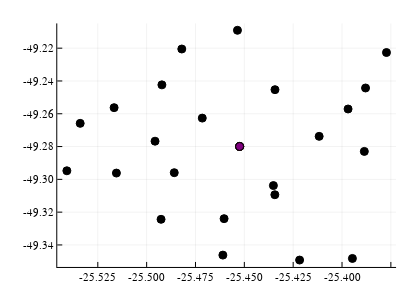

This figure's notebook cell:
### Code cell
scatter([Pontos[:,1]], [Pontos[:,2]], leg=false, c=:black)
scatter!([-25.45241162], [-49.27994214], c=:blue, leg=false)
scatter!([-25.45241139], [-49.27994237], c=:red, leg=false)
scatter!([-25.45241148], [-49.2799425 ], c=:green, leg=false)
scatter!([-25.45241153], [-49.27994252], c=:yellow, leg=false) 
scatter!([-25.45241147], [-49.27994246], c=:purple, leg=false)

### Figure 1 — Plotly figure (JSON) as saved in the notebook; plotly's stock layout.template omitted (floating-point values rounded to 4 significant figures)
{"data": [{"colorbar": {"title": ""}, "legendgroup": "y1", "marker": {"color": "rgba(0, 0, 0, 1.000)", "line": {"color": "rgba(0, 0, 0, 1.000)", "width": 1}, "size": 8, "symbol": "circle"}, "mode": "markers", "name": "y1", "showlegend": true, "type": "scatter", "x": [-25.48, -25.41, -25.45, -25.49, -25.42, -25.52, -25.44, -25.47, -25.38, -25.49, -25.52, -25.46, -25.49, -25.53, -25.43, -25.39, -25.43, -25.5, -25.45, -25.46, -25.54, -25.4, -25.39, -25.39], "xaxis": "x", "y": [-49.22, -49.27, -49.28, -49.3, -49.35, -49.3, -49.3, -49.26, -49.22, -49.24, -49.26, -49.35, -49.32, -49.27, -49.31, -49.24, -49.25, -49.28, -49.21, -49.32, -49.29, -49.26, -49.35, -49.28], "yaxis": "y", "zmax": null, "zmin": null}, {"colorbar": {"title": ""}, "legendgroup": "y2", "marker": {"color": "rgba(0, 0, 255, 1.000)", "line": {"color": "rgba(0, 0, 0, 1.000)", "width": 1}, "size": 8, "symbol": "circle"}, "mode": "markers", "name": "y2", "showlegend": true, "type": "scatter", "x": [-25.45], "xaxis": "x", "y": [-49.28], "yaxis": "y", "zmax": null, "zmin": null}, {"colorbar": {"title": ""}, "legendgroup": "y3", "marker": {"color": "rgba(255, 0, 0, 1.000)", "line": {"color": "rgba(0, 0, 0, 1.000)", "width": 1}, "size": 8, "symbol": "circle"}, "mode": "markers", "name": "y3", "showlegend": true, "type": "scatter", "x": [-25.45], "xaxis": "x", "y": [-49.28], "yaxis": "y", "zmax": null, "zmin": null}, {"colorbar": {"title": ""}, "legendgroup": "y4", "marker": {"color": "rgba(0, 128, 0, 1.000)", "line": {"color": "rgba(0, 0, 0, 1.000)", "width": 1}, "size": 8, "symbol": "circle"}, "mode": "markers", "name": "y4", "showlegend": true, "type": "scatter", "x": [-25.45], "xaxis": "x", "y": [-49.28], "yaxis": "y", "zmax": null, "zmin": null}, {"colorbar": {"title": ""}, "legendgroup": "y5", "marker": {"color": "rgba(255, 255, 0, 1.000)", "line": {"color": "rgba(0, 0, 0, 1.000)", "width": 1}, "size": 8, "symbol": "circle"}, "mode": "markers", "name": "y5", "showlegend": true, "type": "scatter", "x": [-25.45], "xaxis": "x", "y": [-49.28], "yaxis": "y", "zmax": null, "zmin": null}, {"colorbar": {"title": ""}, "legendgroup": "y6", "marker": {"color": "rgba(128, 0, 128, 1.000)", "line": {"color": "rgba(0, 0, 0, 1.000)", "width": 1}, "size": 8, "symbol": "circle"}, "mode": "markers", "name": "y6", "showlegend": true, "type": "scatter", "x": [-25.45], "xaxis": "x", "y": [-49.28], "yaxis": "y", "zmax": null, "zmin": null}], "layout": {"annotations": [], "height": 300, "margin": {"b": 20, "l": 0, "r": 0, "t": 20}, "paper_bgcolor": "rgba(255, 255, 255, 1.000)", "plot_bgcolor": "rgba(255, 255, 255, 1.000)", "showlegend": false, "width": 400, "xaxis": {"anchor": "y", "domain": [0.1432, 0.9902], "gridcolor": "rgba(0, 0, 0, 0.100)", "gridwidth": 0.5, "linecolor": "rgba(0, 0, 0, 1.000)", "mirror": false, "range": [-25.55, -25.37], "showgrid": true, "showline": true, "showticklabels": true, "tickangle": 0, "tickcolor": "rgb(0, 0, 0)", "tickfont": {"color": "rgba(0, 0, 0, 1.000)", "family": "sans-serif", "size": 11}, "tickmode": "array", "ticks": "inside", "ticktext": ["-25.525", "-25.500", "-25.475", "-25.450", "-25.425", "-25.400", "-25.375"], "tickvals": [-25.53, -25.5, -25.48, -25.45, -25.43, -25.4, -25.38], "title": "", "titlefont": {"color": "rgba(0, 0, 0, 1.000)", "family": "sans-serif", "size": 15}, "type": "-", "visible": true, "zeroline": false, "zerolinecolor": "rgba(0, 0, 0, 1.000)"}, "yaxis": {"anchor": "x", "domain": [0.05016, 0.9869], "gridcolor": "rgba(0, 0, 0, 0.100)", "gridwidth": 0.5, "linecolor": "rgba(0, 0, 0, 1.000)", "mirror": false, "range": [-49.35, -49.2], "showgrid": true, "showline": true, "showticklabels": true, "tickangle": 0, "tickcolor": "rgb(0, 0, 0)", "tickfont": {"color": "rgba(0, 0, 0, 1.000)", "family": "sans-serif", "size": 11}, "tickmode": "array", "ticks": "inside", "ticktext": ["-49.34", "-49.32", "-49.30", "-49.28", "-49.26", "-49.24", "-49.22"], "tickvals": [-49.34, -49.32, -49.3, -49.28, -49.26, -49.24, -49.22], "title": "", "titlefont": {"color": "rgba(0, 0, 0, 1.000)", "family": "sans-serif", "size": 15}, "type": "-", "visible": true, "zeroline": false, "zerolinecolor": "rgba(0, 0, 0, 1.000)"}}}
